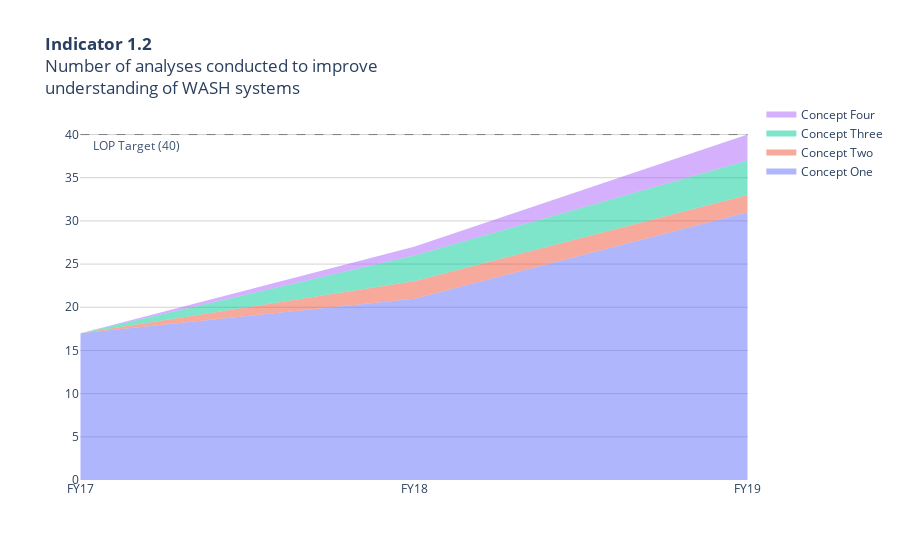

The cell this chart's notebook holds for it:
### Code cell
fig = go.Figure()

x=['FY17', 'FY18', 'FY19']
filt = df2['concept'] == 1
y = df2.loc[filt, ['fy17', 'fy18_c', 'fy19_c']].to_numpy()[0]
fig.add_trace(go.Scatter(x=x, y=y, fill='tozeroy', mode= 'none',
                         name='Concept One'))

filt = df2['concept'] == 2
y = y + df2.loc[filt, ['fy17', 'fy18_c', 'fy19_c']].to_numpy()[0]
fig.add_trace(go.Scatter(x=x, y=y, fill='tonexty', mode= 'none',
                         name='Concept Two'))

filt = df2['concept'] == 3
y = y + df2.loc[filt, ['fy17', 'fy18_c', 'fy19_c']].to_numpy()[0]
fig.add_trace(go.Scatter(x=x, y=y, fill='tonexty', mode= 'none',
                         name='Concept Three'))

filt = df2['concept'] == 4
y = y + df2.loc[filt, ['fy17', 'fy18_c', 'fy19_c']].to_numpy()[0]
fig.add_trace(go.Scatter(x=x, y=y, fill='tonexty', mode= 'none',
                         name='Concept Four'))

fig.update_layout(plot_bgcolor='rgba(0,0,0,0)',
                  title_text='<b>Indicator 1.2</b><br>'+
                  'Number of analyses conducted to improve<br>'+
                  'understanding of WASH systems')

# update y axes
fig.update_yaxes(showgrid=True, gridwidth=1, gridcolor='lightgrey',
                range=[0,44])

# add target line
fig.add_shape(dict(
    type='line',
    x0=0, x1=2, y0=40, y1=40,
    line=dict(color='grey', width=1, dash='dash')))

fig.add_annotation(dict(x=0, y=40, text='LOP Target (40)',
                          xanchor='left', yanchor='top', xshift=10, 
                          showarrow=False, bgcolor='white', opacity=.9))

# Remove mode bar
config = {'displayModeBar': False}

fig.show(config=config)

### Figure 1 — Plotly figure (JSON) as saved in the notebook; plotly's stock layout.template omitted (floating-point values rounded to 4 significant figures)
{"data": [{"fill": "tozeroy", "mode": "none", "name": "Concept One", "type": "scatter", "x": ["FY17", "FY18", "FY19"], "y": [17, 21, 31]}, {"fill": "tonexty", "mode": "none", "name": "Concept Two", "type": "scatter", "x": ["FY17", "FY18", "FY19"], "y": [17, 23, 33]}, {"fill": "tonexty", "mode": "none", "name": "Concept Three", "type": "scatter", "x": ["FY17", "FY18", "FY19"], "y": [17, 26, 37]}, {"fill": "tonexty", "mode": "none", "name": "Concept Four", "type": "scatter", "x": ["FY17", "FY18", "FY19"], "y": [17, 27, 40]}], "layout": {"annotations": [{"bgcolor": "white", "opacity": 0.9, "showarrow": false, "text": "LOP Target (40)", "x": 0, "xanchor": "left", "xshift": 10, "y": 40, "yanchor": "top"}], "plot_bgcolor": "rgba(0,0,0,0)", "shapes": [{"line": {"color": "grey", "dash": "dash", "width": 1}, "type": "line", "x0": 0, "x1": 2, "y0": 40, "y1": 40}], "title": {"text": "<b>Indicator 1.2</b><br>Number of analyses conducted to improve<br>understanding of WASH systems"}, "yaxis": {"gridcolor": "lightgrey", "gridwidth": 1, "range": [0, 44], "showgrid": true}}}
